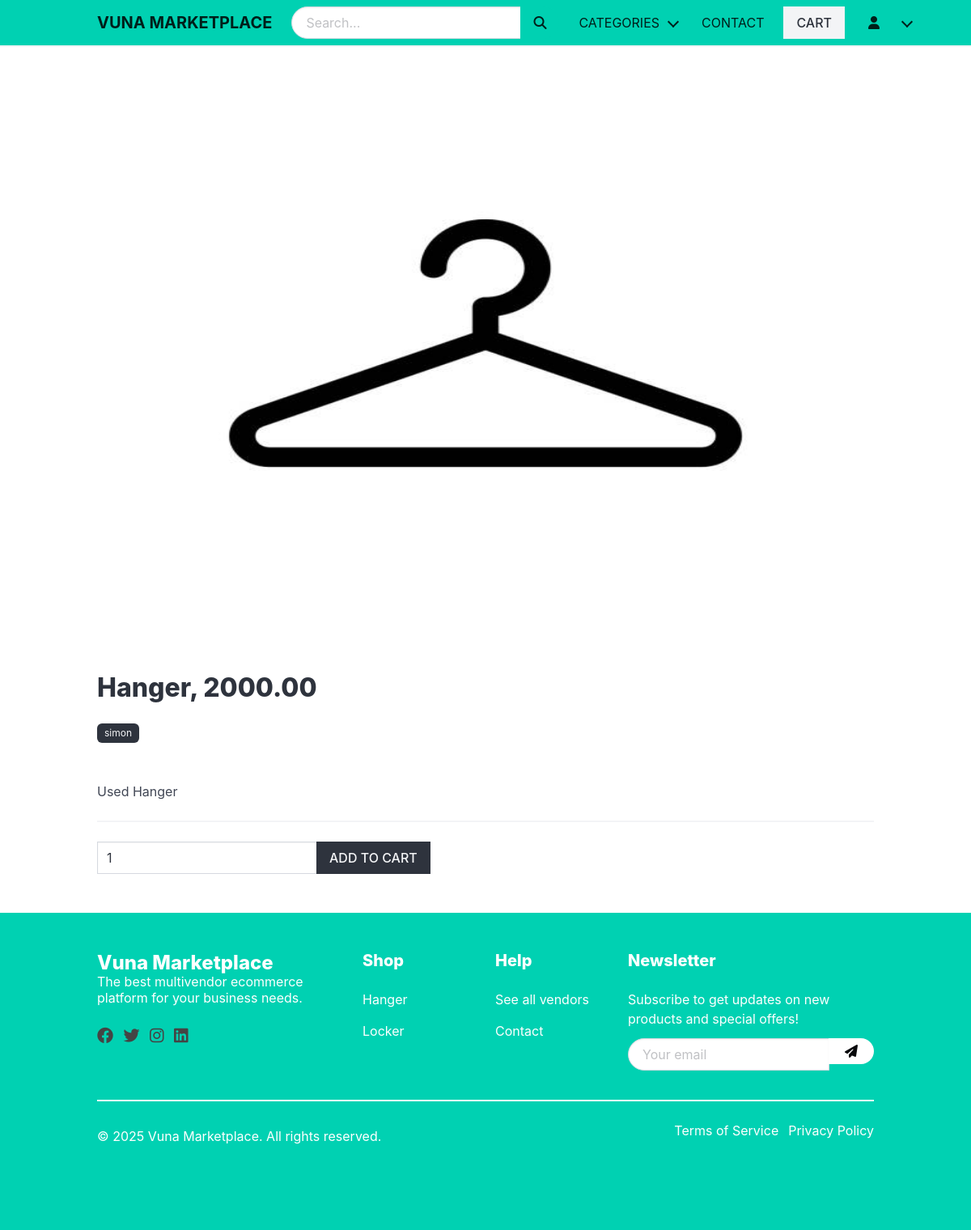
/hanger/hanger/, run on the app's committed database.
### apps/product/models.py (models this page shows, shortened)
class Product(models.Model):
    category = models.ForeignKey(Category,related_name='products',on_delete=models.CASCADE)
    vendor = models.ForeignKey(Vendor,related_name='products',on_delete=models.CASCADE)
    title = models.CharField(max_length=255)
    slug = models.SlugField(max_length=255)
    description = models.TextField(blank=True,null=True)
    price = models.DecimalField(max_digits=6,decimal_places=2)
    date_added = models.DateTimeField(auto_now_add=True)
    image = models.ImageField(upload_to='uploads/',blank=True,null=True)
    thumbnail = models.ImageField(upload_to='uploads/',blank=True,null=True)
    class Meta:
        ordering = ['-date_added']

class Category(models.Model):
    title = models.CharField(max_length=255)
    slug = models.SlugField(max_length=255)
    ordering = models.IntegerField(default=0)
    class Meta:
        ordering = ['ordering']

### apps/vendor/models.py (models this page shows, shortened)
class Vendor(models.Model):
    name = models.CharField(max_length=255)
    created_at = models.DateTimeField(auto_now_add=True)
    created_by = models.OneToOneField(User,related_name='vendor', on_delete=models.CASCADE)
    class Meta:
        ordering = ['name']

### apps/product/views.py (the view)
# urls.py: path('<slug:category_slug>/<slug:product_slug>/', views.product, name="product"),
def product(request, category_slug, product_slug):
    cart = Cart(request)
    product = get_object_or_404(Product, category__slug=category_slug, slug = product_slug)
    if request.method == 'POST':
        form = AddToCartForm(request.POST)
        if form.is_valid():
            quantity = form.cleaned_data['quantity']
            cart.add(product_id=product.id, quantity=quantity, update_quantity=False)
            messages.success(request, "The product was added to the cart")
            return redirect('product', category_slug= category_slug, product_slug = product_slug)
    else:
        form = AddToCartForm()
    similar_products = list(product.category.products.exclude(id = product.id))
    if len(similar_products) >=4:
        similar_products = random.sample(similar_products,4)
    return render(request,'products/product.html', {'form': form, 'product':product, 'similar_products':similar_products})

### apps/product/forms.py
class AddToCartForm(forms.Form):
    quantity = forms.IntegerField()

### apps/cart/cart.py (called while the page is built)
    def __len__(self):
        return sum(item['quantity'] for item in self.cart.values())

### apps/cart/context_processors.py (called while the page is built)
def cart(request):
    return {'cart':Cart(request)}

### apps/product/context_processors.py (called while the page is built)
def menu_categories(request):
    categories = Category.objects.all()
    return {'menu_categories': categories}

### apps/product/templates/products/product.html (shortened to what this page needs)
{%extends 'core/base.html'%}
{% block content%}
    {% if product.image %}
        <figure class="image is-4by3 mb-6">
            <img src="{{product.image.url}}" alt="">
        </figure>
    {% endif %}
    <h1 class="title">{{product.title}}, {{product.price}}</h1>
    <p class="mb-6"><span class="tag is-dark">{{product.vendor.name}}</span></p>
    <p>{{product.description}}</p>
    <hr>
    <form method="post" action=".">
        <div class="field has-addons">
            <div class="control">
                <input type="number" name="quantity" value="1" class="input" min="1">
            </div>
            <div class="control">
                <button class="button is-dark is-uppercase">Add to cart</button>
            </div>
        </div>
    </form>
{% endblock %}

### apps/core/templates/core/base.html (shortened to what this page needs)
{% load static %}
<!DOCTYPE html>
<html lang="en" data-theme="light">
    <head>
        <link rel="stylesheet" href="https://cdn.jsdelivr.net/npm/bulma@1.0.2/css/bulma.min.css">
        <link rel="stylesheet" href="https://cdnjs.cloudflare.com/ajax/libs/font-awesome/6.4.0/css/all.min.css">
        <link rel="stylesheet" href="{% static 'styles/main.css' %}">
    </head>
    <body>
        <nav class="navbar is-primary is-fixed-top has-shadow">
            <div class="container">
                <div class="navbar-brand">
                    <a href="/" class="navbar-item">
                        <span class="is-size-5 has-text-weight-bold">Vuna Marketplace</span>
                    </a>
                </div>
                <div class="navbar-menu" id="main-navbar">
                    <div class="navbar-start">
                        <div class="navbar-item is-expanded">
                            <form method="get" action="{% url 'search' %}" class="is-flex-grow-1">
                                <div class="field has-addons">
                                    <div class="control is-expanded">
                                        <input type="text" class="input is-rounded" name="query" placeholder="Search...">
                                    </div>
                                    <div class="control">
                                        <button class="button is-primary is-rounded">
                                            <span class="icon">
                                                <i class="fas fa-search"></i>
                                            </span>
                                        </button>
                                    </div>
                                </div>
                            </form>
                        </div>
                    </div>
                    <div class="navbar-end">
                        <div class="navbar-item has-dropdown is-hoverable is-hidden-touch">
                            <a class="navbar-link">
                                Categories
                            </a>
                        </div>
                        <a href="{% url 'contact' %}" class="navbar-item is-hidden-touch">
                            Contact
                        </a>
                        <div class="navbar-item">
                            <a href="{% url "cart" %}" class="button is-light"> Cart {% if cart %} ({{cart|length}}){% endif %}</a>
                        </div>
                        <div class="navbar-item has-dropdown is-hoverable">
                            <a class="navbar-link">
                                <span class="icon">
                                    {% if request.user.is_authenticated %}
                                        <i class="fas fa-user-circle"></i>
                                    {% else %}
                                        <i class="fas fa-user"></i>
                                    {% endif %}
                                </span>
                            </a>
                        </div>
                    </div>
                </div>
            </div>
        </nav>
        <section class="section" style="padding-top: 4rem;">
            <div class="container">
                {% block content %}
                {% endblock %}
            </div>
        </section>
        <footer class="footer has-background-primary has-text-white">
            <div class="container">
                <div class="columns">
                    <div class="column is-4">
                        <h3 class="title is-4 has-text-white">Vuna Marketplace</h3>
                        <p class="subtitle is-6 has-text-white">The best multivendor ecommerce platform for your business needs.</p>
                        <div class="social-icons">
                            <a href="#" class="mr-2"><i class="fab fa-facebook fa-lg"></i></a>
                            <a href="#" class="mr-2"><i class="fab fa-twitter fa-lg"></i></a>
                            <a href="#" class="mr-2"><i class="fab fa-instagram fa-lg"></i></a>
                            <a href="#"><i class="fab fa-linkedin fa-lg"></i></a>
                        </div>
                    </div>
                    <div class="column is-2">
                        <h4 class="title is-5 has-text-white">Shop</h4>
                        <ul>
                            {% for category in menu_categories|slice:":5" %}
                                <li><a href="{% url 'category' category.slug %}" class="has-text-white">{{ category.title }}</a></li>
                            {% endfor %}
                        </ul>
                    </div>
                    <div class="column is-2">
                        <h4 class="title is-5 has-text-white">Help</h4>
                        <ul>
                            <li><a href="{% url "vendors" %}" class="has-text-white">See all vendors</a></li>
                            <li><a href="{% url 'contact' %}" class="has-text-white">Contact</a></li>
                        </ul>
                    </div>
                    <div class="column is-4">
                        <h4 class="title is-5 has-text-white">Newsletter</h4>
                        <p class="mb-3">Subscribe to get updates on new products and special offers!</p>
                        <form class="field has-addons">
                            <div class="control is-expanded">
                                <input class="input is-rounded" type="email" placeholder="Your email">
                            </div>
                            <div class="control">
                                <button class="button is-white is-rounded">
                                    <i class="fas fa-paper-plane"></i>
                                </button>
                            </div>
                        </form>
                    </div>
                </div>
                <hr class="has-background-white">
                <div class="level">
                    <div class="level-left">
                        <div class="level-item">
                            <p>&copy; {% now "Y" %} Vuna Marketplace. All rights reserved.</p>
                        </div>
                    </div>
                    <div class="level-right">
                        <div class="level-item">
                            <a href="#" class="has-text-white mr-3">Terms of Service</a>
                            <a href="#" class="has-text-white">Privacy Policy</a>
                        </div>
                    </div>
                </div>
            </div>
        </footer>
    </body>
</html>

### static/styles/main.css (style rules this page uses)
.navbar { text-transform: uppercase; }
.footer a { margin-bottom: 15px; display: inline-block; color: #444; }
.input, .button { border-radius: 0; }
.navbar-item { padding: 0.5rem 0.75rem; }
.navbar-start { flex-grow: 1; flex-shrink: 1; }
.navbar-item.is-expanded { min-width: 0; }
.navbar-item .control.is-expanded { flex-shrink: 1; min-width: 0; }

### data on the page
Product: image (picture), title "Hanger", price "2000.00", vendor.name "simon", description "Used Hanger"
Category: title "Hanger"
Category: title "Locker"
